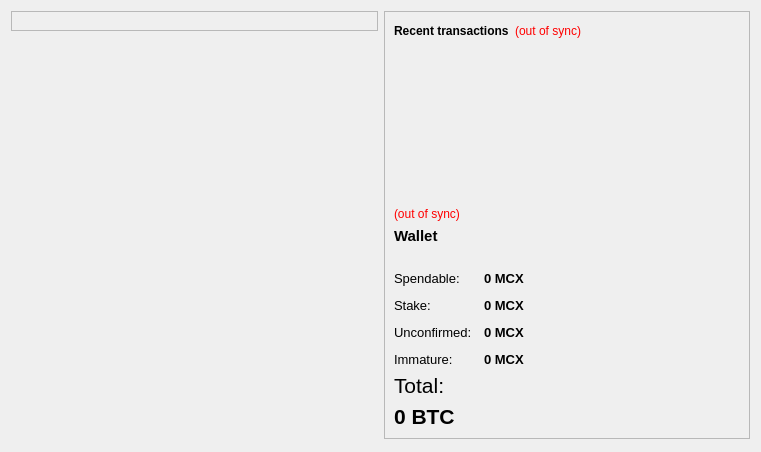
<?xml version="1.0" encoding="UTF-8"?>
<ui version="4.0">
 <class>OverviewPage</class>
 <widget class="QWidget" name="OverviewPage">
  <property name="geometry">
   <rect>
    <x>0</x>
    <y>0</y>
    <width>761</width>
    <height>452</height>
   </rect>
  </property>
  <property name="windowTitle">
   <string>Form</string>
  </property>
  <layout class="QHBoxLayout" name="horizontalLayout" stretch="1,1">
   <item>
    <layout class="QVBoxLayout" name="verticalLayout_2">
     <item>
      <widget class="QFrame" name="frame">
       <property name="frameShape">
        <enum>QFrame::StyledPanel</enum>
       </property>
       <property name="frameShadow">
        <enum>QFrame::Raised</enum>
       </property>
       <layout class="QVBoxLayout" name="verticalLayout_4">
        <item>
         <layout class="QHBoxLayout" name="horizontalLayout_4"/>
        </item>
       </layout>
      </widget>
     </item>
     <item>
      <spacer name="verticalSpacer">
       <property name="orientation">
        <enum>Qt::Vertical</enum>
       </property>
       <property name="sizeHint" stdset="0">
        <size>
         <width>20</width>
         <height>40</height>
        </size>
       </property>
      </spacer>
     </item>
    </layout>
   </item>
   <item>
    <layout class="QVBoxLayout" name="verticalLayout_3">
     <item>
      <widget class="QFrame" name="frame_2">
       <property name="frameShape">
        <enum>QFrame::StyledPanel</enum>
       </property>
       <property name="frameShadow">
        <enum>QFrame::Raised</enum>
       </property>
       <layout class="QVBoxLayout" name="verticalLayout">
        <item>
         <layout class="QHBoxLayout" name="horizontalLayout_2">
          <item>
           <widget class="QLabel" name="label_4">
            <property name="text">
             <string>&lt;b&gt;Recent transactions&lt;/b&gt;</string>
            </property>
           </widget>
          </item>
          <item>
           <widget class="QLabel" name="labelTransactionsStatus">
            <property name="toolTip">
             <string>The displayed information may be out of date. Your wallet automatically synchronizes with the mcxcoin network after a connection is established, but this process has not completed yet.</string>
            </property>
            <property name="styleSheet">
             <string notr="true">QLabel { color: red; }</string>
            </property>
            <property name="text">
             <string notr="true">(out of sync)</string>
            </property>
            <property name="alignment">
             <set>Qt::AlignRight|Qt::AlignTrailing|Qt::AlignVCenter</set>
            </property>
           </widget>
          </item>
          <item>
           <spacer name="horizontalSpacer">
            <property name="orientation">
             <enum>Qt::Horizontal</enum>
            </property>
            <property name="sizeHint" stdset="0">
             <size>
              <width>40</width>
              <height>20</height>
             </size>
            </property>
           </spacer>
          </item>
         </layout>
        </item>
        <item>
         <widget class="QListView" name="listTransactions">
          <property name="styleSheet">
           <string notr="true">QListView { background: transparent; }</string>
          </property>
          <property name="frameShape">
           <enum>QFrame::NoFrame</enum>
          </property>
          <property name="verticalScrollBarPolicy">
           <enum>Qt::ScrollBarAlwaysOff</enum>
          </property>
          <property name="horizontalScrollBarPolicy">
           <enum>Qt::ScrollBarAlwaysOff</enum>
          </property>
          <property name="selectionMode">
           <enum>QAbstractItemView::NoSelection</enum>
          </property>
         </widget>
        </item>
        <item>
         <widget class="QLabel" name="labelWalletStatus">
          <property name="toolTip">
           <string>The displayed information may be out of date. Your wallet automatically synchronizes with the mcxcoin network after a connection is established, but this process has not completed yet.</string>
          </property>
          <property name="styleSheet">
           <string notr="true">QLabel { color: red; }</string>
          </property>
          <property name="text">
           <string notr="true">(out of sync)</string>
          </property>
          <property name="alignment">
           <set>Qt::AlignLeading|Qt::AlignLeft|Qt::AlignVCenter</set>
          </property>
         </widget>
        </item>
        <item>
         <widget class="QLabel" name="label_5">
          <property name="font">
           <font>
            <pointsize>11</pointsize>
            <weight>75</weight>
            <bold>true</bold>
           </font>
          </property>
          <property name="text">
           <string>Wallet</string>
          </property>
         </widget>
        </item>
        <item>
         <spacer name="horizontalSpacer_2">
          <property name="orientation">
           <enum>Qt::Horizontal</enum>
          </property>
          <property name="sizeHint" stdset="0">
           <size>
            <width>40</width>
            <height>20</height>
           </size>
          </property>
         </spacer>
        </item>
        <item>
         <layout class="QFormLayout" name="formLayout_2">
          <property name="fieldGrowthPolicy">
           <enum>QFormLayout::AllNonFixedFieldsGrow</enum>
          </property>
          <property name="horizontalSpacing">
           <number>12</number>
          </property>
          <property name="verticalSpacing">
           <number>12</number>
          </property>
          <item row="0" column="0">
           <widget class="QLabel" name="label">
            <property name="font">
             <font>
              <pointsize>10</pointsize>
             </font>
            </property>
            <property name="text">
             <string>Spendable:</string>
            </property>
           </widget>
          </item>
          <item row="0" column="1">
           <widget class="QLabel" name="labelBalance">
            <property name="font">
             <font>
              <pointsize>10</pointsize>
              <weight>75</weight>
              <bold>true</bold>
             </font>
            </property>
            <property name="cursor">
             <cursorShape>IBeamCursor</cursorShape>
            </property>
            <property name="toolTip">
             <string>Your current spendable balance</string>
            </property>
            <property name="text">
             <string notr="true">0 MCX</string>
            </property>
            <property name="textInteractionFlags">
             <set>Qt::LinksAccessibleByMouse|Qt::TextSelectableByKeyboard|Qt::TextSelectableByMouse</set>
            </property>
           </widget>
          </item>
          <item row="1" column="0">
           <widget class="QLabel" name="label_6">
            <property name="font">
             <font>
              <pointsize>10</pointsize>
             </font>
            </property>
            <property name="text">
             <string>Stake:</string>
            </property>
           </widget>
          </item>
          <item row="1" column="1">
           <widget class="QLabel" name="labelStake">
            <property name="font">
             <font>
              <pointsize>10</pointsize>
              <weight>75</weight>
              <bold>true</bold>
             </font>
            </property>
            <property name="cursor">
             <cursorShape>IBeamCursor</cursorShape>
            </property>
            <property name="toolTip">
             <string>Total of coins that was staked, and do not yet count toward the current balance</string>
            </property>
            <property name="text">
             <string notr="true">0 MCX</string>
            </property>
            <property name="textInteractionFlags">
             <set>Qt::LinksAccessibleByMouse|Qt::TextSelectableByKeyboard|Qt::TextSelectableByMouse</set>
            </property>
           </widget>
          </item>
          <item row="2" column="0">
           <widget class="QLabel" name="label_3">
            <property name="font">
             <font>
              <pointsize>10</pointsize>
             </font>
            </property>
            <property name="text">
             <string>Unconfirmed:</string>
            </property>
           </widget>
          </item>
          <item row="2" column="1">
           <widget class="QLabel" name="labelUnconfirmed">
            <property name="font">
             <font>
              <pointsize>10</pointsize>
              <weight>75</weight>
              <bold>true</bold>
             </font>
            </property>
            <property name="cursor">
             <cursorShape>IBeamCursor</cursorShape>
            </property>
            <property name="toolTip">
             <string>Total of transactions that have yet to be confirmed, and do not yet count toward the current balance</string>
            </property>
            <property name="text">
             <string notr="true">0 MCX</string>
            </property>
            <property name="textInteractionFlags">
             <set>Qt::LinksAccessibleByMouse|Qt::TextSelectableByKeyboard|Qt::TextSelectableByMouse</set>
            </property>
           </widget>
          </item>
          <item row="3" column="0">
           <widget class="QLabel" name="labelImmatureText">
            <property name="font">
             <font>
              <pointsize>10</pointsize>
             </font>
            </property>
            <property name="text">
             <string>Immature:</string>
            </property>
           </widget>
          </item>
          <item row="3" column="1">
           <widget class="QLabel" name="labelImmature">
            <property name="font">
             <font>
              <pointsize>10</pointsize>
              <weight>75</weight>
              <bold>true</bold>
             </font>
            </property>
            <property name="toolTip">
             <string>Mined balance that has not yet matured</string>
            </property>
            <property name="text">
             <string notr="true">0 MCX</string>
            </property>
            <property name="textInteractionFlags">
             <set>Qt::LinksAccessibleByMouse|Qt::TextSelectableByKeyboard|Qt::TextSelectableByMouse</set>
            </property>
           </widget>
          </item>
         </layout>
        </item>
        <item>
         <widget class="QLabel" name="labelTotalText">
          <property name="font">
           <font>
            <family>Arial</family>
            <pointsize>16</pointsize>
           </font>
          </property>
          <property name="text">
           <string>Total:</string>
          </property>
         </widget>
        </item>
        <item>
         <widget class="QLabel" name="labelTotal">
          <property name="font">
           <font>
            <family>Arial</family>
            <pointsize>16</pointsize>
            <weight>75</weight>
            <bold>true</bold>
           </font>
          </property>
          <property name="cursor">
           <cursorShape>IBeamCursor</cursorShape>
          </property>
          <property name="toolTip">
           <string>Your current total balance</string>
          </property>
          <property name="text">
           <string notr="true">0 BTC</string>
          </property>
          <property name="textInteractionFlags">
           <set>Qt::LinksAccessibleByMouse|Qt::TextSelectableByKeyboard|Qt::TextSelectableByMouse</set>
          </property>
         </widget>
        </item>
       </layout>
      </widget>
     </item>
     <item>
      <spacer name="verticalSpacer_2">
       <property name="orientation">
        <enum>Qt::Vertical</enum>
       </property>
       <property name="sizeHint" stdset="0">
        <size>
         <width>20</width>
         <height>40</height>
        </size>
       </property>
      </spacer>
     </item>
    </layout>
   </item>
  </layout>
 </widget>
 <resources/>
 <connections/>
</ui>
